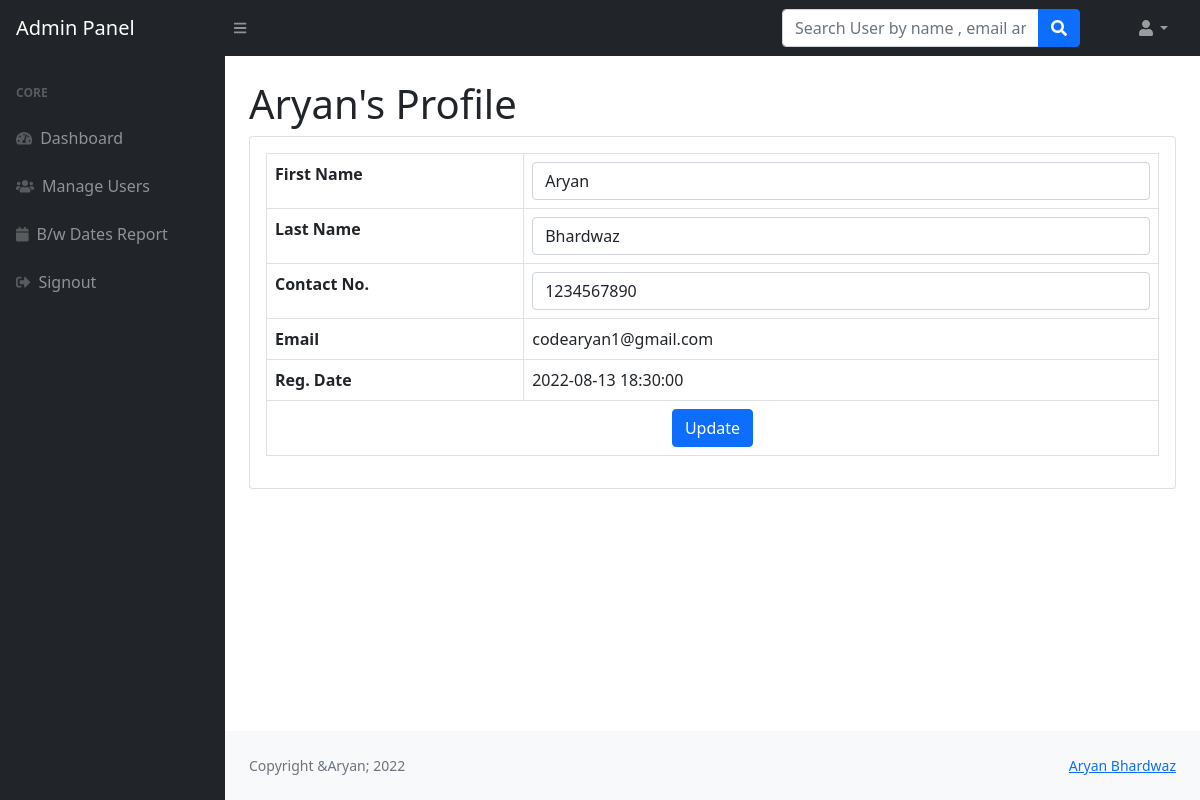
/admin/edit-profile.php?uid=13 (signed in), run on the app's committed database.
### tables this page shows
CREATE TABLE `users` (
  `id` int(11) NOT NULL,
  `fname` varchar(255) DEFAULT NULL,
  `lname` varchar(255) DEFAULT NULL,
  `email` varchar(255) DEFAULT NULL,
  `password` varchar(300) DEFAULT NULL,
  `contactno` varchar(11) DEFAULT NULL,
  `posting_date` timestamp NOT NULL DEFAULT current_timestamp()
);

### admin/edit-profile.php (the view, shortened to what this page needs)
<?php session_start();
include_once('../includes/config.php');
if (strlen($_SESSION['adminid']==0)) {
  header('location:logout.php');
  } else{
?>
<!DOCTYPE html>
<html lang="en">
    <head>
        <link href="https://cdn.jsdelivr.net/npm/simple-datatables@latest/dist/style.css" rel="stylesheet" />
        <link href="../css/styles.css" rel="stylesheet" />
    </head>
    <body class="sb-nav-fixed">
      <?php include_once('includes/navbar.php');?>
        <div id="layoutSidenav">
          <?php include_once('includes/sidebar.php');?>
            <div id="layoutSidenav_content">
                <main>
                    <div class="container-fluid px-4">
<?php
$userid=$_GET['uid'];
$query=mysqli_query($con,"select * from users where id='$userid'");
while($result=mysqli_fetch_array($query))
{?>
                        <h1 class="mt-4"><?php echo $result['fname'];?>'s Profile</h1>
                        <div class="card mb-4">
                     <form method="post">
                            <div class="card-body">
                                <table class="table table-bordered">
                                   <tr>
                                    <th>First Name</th>
                                       <td><input class="form-control" id="fname" name="fname" type="text" value="<?php echo $result['fname'];?>" required /></td>
                                   </tr>
                                   <tr>
                                       <th>Last Name</th>
                                       <td><input class="form-control" id="lname" name="lname" type="text" value="<?php echo $result['lname'];?>"  required /></td>
                                   </tr>
                                         <tr>
                                       <th>Contact No.</th>
                                       <td colspan="3"><input class="form-control" id="contact" name="contact" type="text" value="<?php echo $result['contactno'];?>"  pattern="[0-9]{10}" title="10 numeric characters only"  maxlength="10" required /></td>
                                   </tr>
                                   <tr>
                                       <th>Email</th>
                                       <td colspan="3"><?php echo $result['email'];?></td>
                                   </tr>
                                        <tr>
                                       <th>Reg. Date</th>
                                       <td colspan="3"><?php echo $result['posting_date'];?></td>
                                   </tr>
                                   <tr>
                                       <td colspan="4" style="text-align:center ;"><button type="submit" class="btn btn-primary btn-block" name="update">Update</button></td>
                                   </tr>
                                </table>
                            </div>
                            </form>
                        </div>
<?php } ?>
                    </div>
                </main>
          <?php include('../includes/footer.php');?>
            </div>
        </div>
    </body>
</html>
<?php } ?>

### data on the page
users: fname "Aryan", lname "Bhardwaz", contact "1234567890", email "codearyan1@gmail.com", posting_date "2022-08-13 18:30:00"
